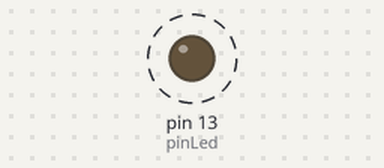
Simulated run of this sketch. Board: Arduino Uno, built with avr-gcc and run on an emulated ATmega328P. Shown: output pins drawn as LEDs (lit = HIGH). Dashed ring = blinking.

Above: at 0.7 s.
Timing chart, 0 to 3.0 s (numbered marks = the images above):
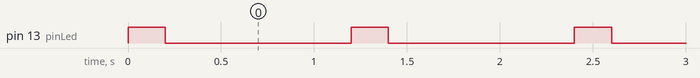

Measured:
- by itself, pin 13 (pinLed): alternates HIGH for 0.20 s and LOW for 1.0 s

The sketch:

BlinkL13.ino
```cpp
// (licence header left out)
const int pinLed = 13;

//==========================
//========== code ==========
//==========================
void setup(){
  pinMode(pinLed,OUTPUT);
}

int c0 = 0, c1 = 0;
void loop(){
  analogWrite(pinLed,255);
  delay(200);
  analogWrite(pinLed,0);
  delay(1000);
}
```
